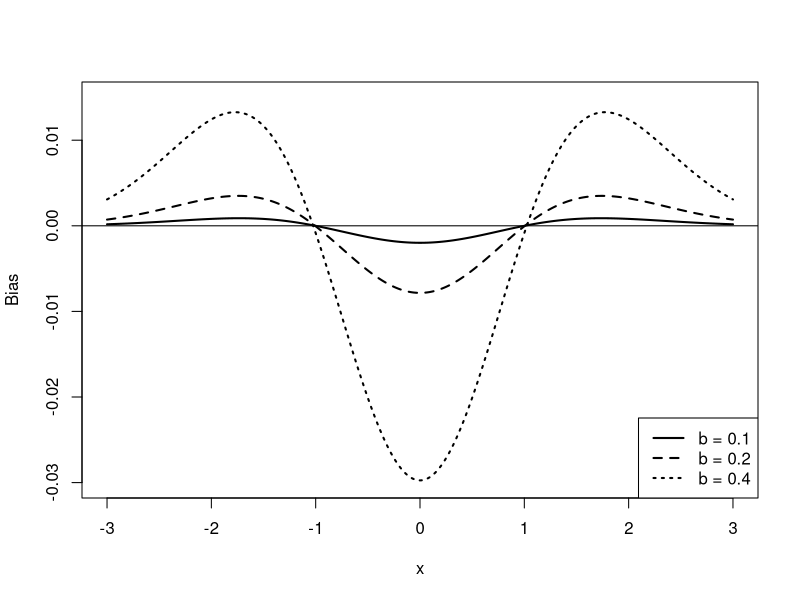

Source code (R):
x = seq(-3,3,by = 0.01)
bias.1 = (pnorm(x+1.732*0.1) - pnorm(x-1.732*0.1))/(3.464*0.1) - dnorm(x)
bias.2 = (pnorm(x+1.732*0.2) - pnorm(x-1.732*0.2))/(3.464*0.2) - dnorm(x)
bias.4 = (pnorm(x+1.732*0.4) - pnorm(x-1.732*0.4))/(3.464*0.4) - dnorm(x)
plot(x,bias.1,type = "l",ylim = c(-0.03,0.015),lwd = 2,ylab = "Bias")
lines(x,bias.2,lty = 2,lwd = 2)
lines(x,bias.4,lty = 3,lwd = 2)
legend("bottomright", c("b = 0.1","b = 0.2","b = 0.4"),lty = c(1,2,3),lwd = 2)
abline(h = 0)